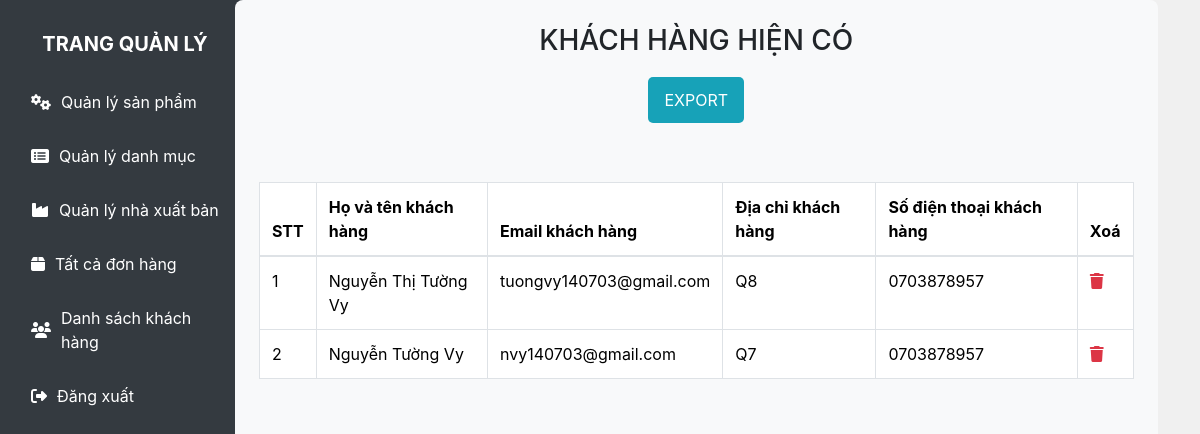
The page /admin/index.php?view_users (signed in) on the database its author committed.
### tables this page shows
CREATE TABLE `user_table` (
  `user_id` int(11) NOT NULL,
  `user_fullname` varchar(255) NOT NULL,
  `user_email` varchar(100) NOT NULL,
  `user_password` varchar(255) NOT NULL,
  `user_phone` varchar(20) NOT NULL,
  `user_address` text NOT NULL
);

### admin/views/view_users.php (the view, shortened to what this page needs)
<?php
$get_users = "SELECT * FROM `user_table`";
$stmt = $con->prepare($get_users);
$stmt->execute();
$row_count = $stmt->rowCount();
?>
<!DOCTYPE html>
<html lang="en">
<head>
</head>
<body>
    <h3 class="text-center">
        KHÁCH HÀNG HIỆN CÓ
    </h3>
    <div class="col-12 d-flex justify-content-center">
        <button class="btn"><a href="./export/user-list.php" class="btn nav-link text-light bg-info my-1">EXPORT</a></button>
    </div>
    <table class="table table-bordered mt-5">
        <thead class="bg-info">
            <?php
            if ($row_count == 0) {
                echo "<h2 class='text-danger text-center mt-5'>KHÔNG CÓ USER NÀO</h2>";
            } else {
                echo "<tr>
                    <th>STT</th>
                    <th>Họ và tên khách hàng</th>
                    <th>Email khách hàng</th>
                    <th>Địa chỉ khách hàng</th>
                    <th>Số điện thoại khách hàng</th>
                    <th>Xoá</th>
                </tr>
            </thead>
            <tbody>";
                $number = 0;
                while ($row_data = $stmt->fetch(PDO::FETCH_ASSOC)) {
                    $user_id = $row_data['user_id'];
                    $user_fullname = $row_data['user_fullname'];
                    $user_email = $row_data['user_email'];
                    $user_address = $row_data['user_address'];
                    $user_mobile = $row_data['user_phone'];
                    $number++;
                    echo "<tr>
                        <td>$number</td>
                        <td>$user_fullname</td>
                        <td>$user_email</td>
                        <td>$user_address</td>
                        <td>$user_mobile</td>
                        <td><a href='javascript:void(0);' onclick='confirmDelete($user_id)'><i class='fa-solid fa-trash text-danger'></i></a></td>
                    </tr>";
                }
            }
            ?>
        </tbody>
    </table>
</body>
</html>

### admin/style.css (style rules this page uses)
* { margin: 0; padding: 0; box-sizing: border-box; }
.nav-link { display: flex; align-items: center; color: #fff; font-size: 16px; padding: 10px 15px; border-radius: 5px; transition: all 0.3s; }
.text-light { color: white !important; }

### rows shown on the page
user_table: user_fullname "Nguyễn Thị Tường Vy", user_email "tuongvy140703@gmail.com", user_address "Q8", user_phone "0703878957"
user_table: user_fullname "Nguyễn Tường Vy", user_email "nvy140703@gmail.com", user_address "Q7", user_phone "0703878957"
